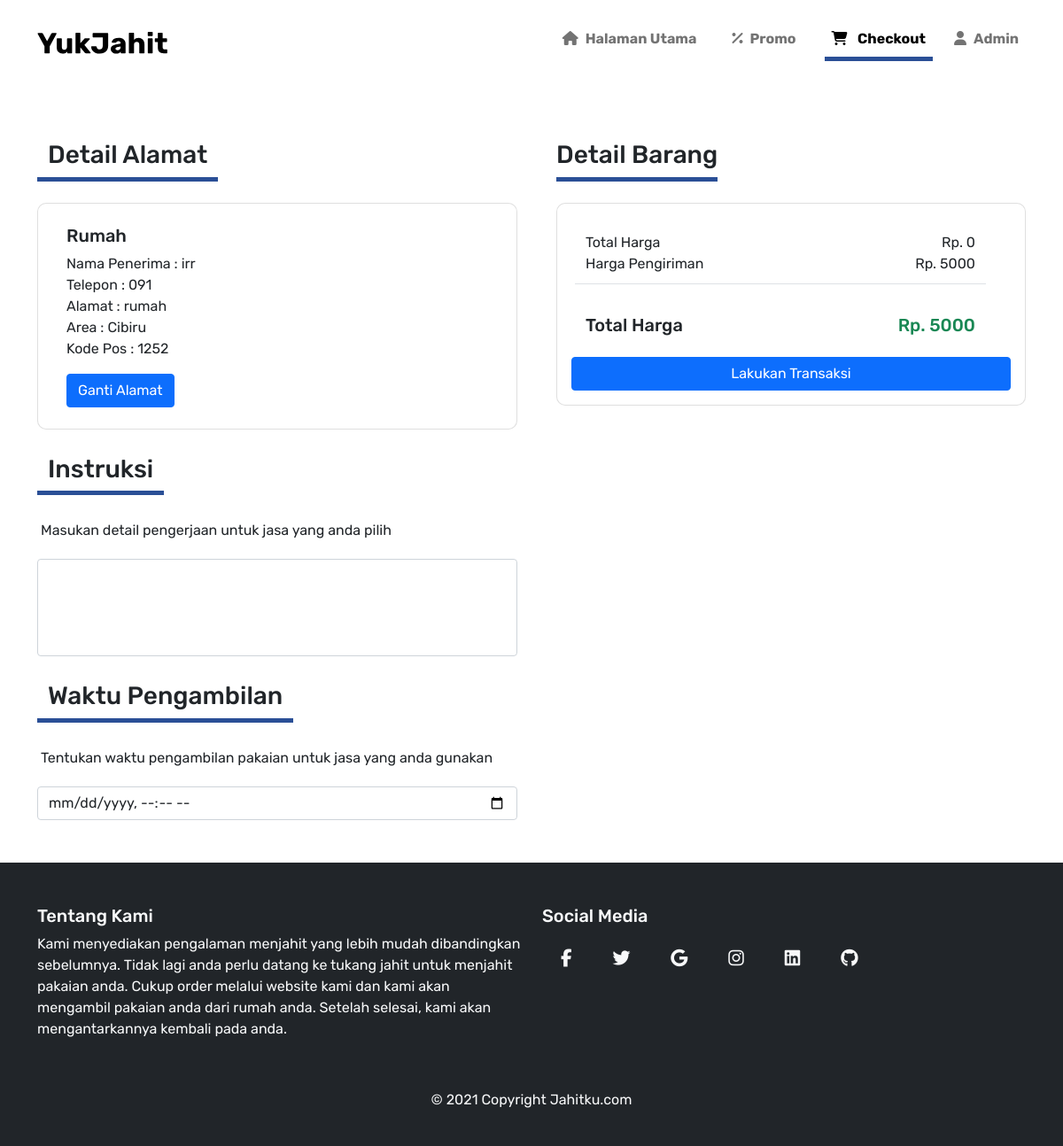
The page /checkout.php (signed in) on the database its author committed.
### tables this page shows
CREATE TABLE `users` (
  `id` int(11) NOT NULL,
  `name` varchar(60) DEFAULT NULL,
  `email` varchar(60) DEFAULT NULL,
  `password` char(80) DEFAULT NULL
);

CREATE TABLE `alamat` (
  `id_alamat` int(11) NOT NULL,
  `id_pengguna` int(11) NOT NULL,
  `label` varchar(30) NOT NULL,
  `nama_penerima` varchar(30) NOT NULL,
  `telepon` varchar(20) NOT NULL,
  `alamat` varchar(300) NOT NULL,
  `area` varchar(30) NOT NULL,
  `kodepos` varchar(10) NOT NULL
);

### checkout.php (the view, shortened to what this page needs)
<?php
include "server/connection.php";
$email = $_SESSION['email'];
$query_getprofile = mysqli_query($connect, "CALL getUserEmail('$email')");
$data_getprofile = mysqli_fetch_array($query_getprofile);
mysqli_next_result($connect);
?>
<!DOCTYPE html>
<html lang="en">
<head>
    <?php
    include "assets/components/header.php"
    ?>
    <link rel="stylesheet" href="assets/css/checkout.css">
</head>
<body>
    <?php
    include "assets/components/navbar-checkout.php"
    ?>
    <main class="mt-5">
        <div class="container">
            <div class="row">
                <div class="col me-3">
                    <div class="row ms-3 ms-md-auto">
                        <div class="heading mb-4">
                            <h3>Detail Alamat<h3>
                        </div>
                        <div class="px-3 py-2 card" style="border-radius: 10px; transition: 0.3s;">
                            <div class="card-body">
                                <p class="d-none"><?php $id_alamat = mysqli_real_escape_string($connect, $_GET['id_alamat']); ?></p>
                                <?php
                                if (empty($id_alamat)) {
                                    $query_getalamat_default = mysqli_query($connect, "CALL getAlamatID('$id')");
                                    $data_getalamat_default = mysqli_fetch_array($query_getalamat_default);
                                    $alamat_status = mysqli_num_rows($query_getalamat_default);
                                    mysqli_next_result($connect);
                                    if ($alamat_status == 0) {
                                        echo "<h5>Alamat kosong</h5>";
                                        echo "<p>Silahkan isi alamat anda pada halaman profil</p>";
                                    } else {
                                        echo "<div class=col>";
                                        echo "<h5 class=card-title>$data_getalamat_default[label]</h5>";
                                        echo "<p class=card-text>
                                        Nama Penerima : $data_getalamat_default[nama_penerima]<br>
                                        Telepon       : $data_getalamat_default[telepon]<br>
                                        Alamat        : $data_getalamat_default[alamat]<br>
                                        Area          : $data_getalamat_default[area]<br>
                                        Kode Pos      : $data_getalamat_default[kodepos]
                                        </p>";
                                        echo "<button type='button' class='btn btn-primary' data-bs-toggle='modal' data-bs-target='#changeAddress'>Ganti Alamat</button>";
                                        echo "</div>";
                                    }
                                }
                                ?>
                            </div>
                        </div>
                    </div>
                    <div class="row mt-2 ms-3 ms-md-auto">
                        <div class="heading mb-4">
                            <h3>Instruksi<h3>
                        </div>
                        <div class="p-1">
                            <p>Masukan detail pengerjaan untuk jasa yang anda pilih</p>
                        </div>
                        <textarea class="form-control" name="instruksi" form="checkout-form" id="exampleFormControlTextarea1" rows="4" style="resize: none;" required></textarea>
                    </div>
                    <div class="row mt-2 mb-5 ms-3 ms-md-auto">
                        <div class="heading mb-4">
                            <h3>Waktu Pengambilan</h3>
                        </div>
                        <div class="p-1">
                            <p>Tentukan waktu pengambilan pakaian untuk jasa yang anda gunakan</p>
                        </div>
                        <input class="form-control" type="datetime-local" form="checkout-form" id="meeting_time" name="meeting_time" required>
                    </div>
                                    <?php
                                    $id = $data_getprofile['id'];
                                    mysqli_next_result($connect);
                                    ?>
                </div>
                <div class="col ms-3 mb-5">
                    <div class="heading mb-4">
                        <h3>Detail Barang</h3>
                    </div>
                    <div class=col>
                        <div class="p-3 card" style="border-radius: 10px; transition: 0.3s;">
                            <div class="card-body">
                                <div class="row">
                                    <?php
                                    $pengiriman = 5000;
                                    mysqli_next_result($connect);
                                    $biayajasa = 0;
                                    $query_getpromo = mysqli_query($connect, "CALL getTransaksiID('$id')");
                                    $data_getpromo = mysqli_num_rows($query_getpromo);
                                    if ($data_getpromo == 0) {
                                        $diskon = $biayajasa * 5 / 100;
                                        $biayaakhir = $biayajasa - $diskon;
                                        echo "<div class='row'>";
                                        echo "<div class='col-auto me-auto'>Total Harga <p style ='color: #198754'>(5% Diskon)</p></div>";
                                        echo "<div class='col-auto'>Rp. $biayajasa<p style ='color: #198754'>- Rp. $diskon</p></div>";
                                        echo "</div>";
                                        echo "<div class='row'>";
                                        echo "<div class='col-auto me-auto'>Harga Pengiriman</div>";
                                        echo "<div class='col-auto'>Rp. $pengiriman</div>";
                                        echo "<span class='border-bottom'></span>";
                                        echo "</div>";
                                    } else {
                                        $biayaakhir = $biayajasa;
                                        $pengiriman = 5000;
                                        echo "<div class='row'>";
                                        echo "<div class='col-auto me-auto'>Total Harga</div>";
                                        echo "<div class='col-auto'>Rp. $biayaakhir</div>";
                                        echo "</div>";
                                        echo "<div class='row'>";
                                        echo "<div class='col-auto me-auto'>Harga Pengiriman</div>";
                                        echo "<div class='col-auto'>Rp. $pengiriman</div>";
                                        echo "<span class= 'border-bottom'></span>";
                                        echo "</div>";
                                    }
                                    ?>
                                    <div class="row">
                                        <div class="col-auto me-auto"><br>
                                            <h5>Total Harga</h5>
                                        </div>
                                        <div class="col-auto"><br>
                                            <h5 style="color: #198754"><?php $total = $biayaakhir + $pengiriman;
                                                                        echo "Rp. $total"; ?></h5>
                                        </div>
                                    </div>
                                </div>
                            </div>
                            <button type='submit' class='btn btn-primary' form="checkout-form">Lakukan Transaksi</button>
                        </div>
                    </div>
                </div>
            </div>
        </div>
        <?php
        include "assets/components/footer.php";
        ?>
    </main>
</body>
</html>

### assets/components/navbar-checkout.php (shortened to what this page needs)
<?php
include "server/connection.php";
$email = $_SESSION['email'];
$query = mysqli_query($connect, "SELECT name, id FROM users WHERE email='$email'");
$row = mysqli_fetch_assoc($query);
$name = $row["name"];
$id = $row['id'];
?>
<nav class="navbar navbar-expand-lg navbar-light bg-white fixed-top">
    <div class="container py-2 py-lg-3">
        <a class="navbar-brand" href="index.php">
            <img src="assets/img/logo.svg" alt="" height="25">
        </a>
        <div class="collapse navbar-collapse justify-content-end" id="navbarSupportedContent">
            <div class="py-2 py-lg-0">
                <ul class="navbar-nav">
                    <li class="nav-item me-4">
                        <a class="nav-link" aria-current="page" href="index.php">
                            <i class="fas fa-home me-2"></i>Halaman Utama
                        </a>
                    </li>
                    <li class="nav-item me-4">
                        <a class="nav-link" href="promo.php"><i class="fas fa-percentage me-2"></i>Promo</a>
                    </li>
                    <li class="nav-item">
                        <a class="nav-link active" href="checkout.php">
                            <i class="fas fa-shopping-cart me-2"></i>
                            <?php
                            $query_gettotalcart = mysqli_query($connect, "SELECT *FROM keranjang WHERE id_pengguna = $id");
                            $data_gettotalcart = mysqli_num_rows($query_gettotalcart);
                            if ($data_gettotalcart == 0) {
                                echo "Checkout";
                            } else {
                                echo "Checkout <span class='badge bg-secondary'>$data_gettotalcart</span>";
                            }
                            ?>
                        </a>
                    </li>
                    <li class="nav-item dropdown ms-lg-3">
                        <a class="nav-link" role="button" data-bs-toggle="dropdown" aria-expanded="false"><i class="fas fa-user me-2"></i><?php echo "$name" ?></a>
                    </li>
                </ul>
            </div>
        </div>
    </div>
</nav>

### assets/css/checkout.css (style rules this page uses)
.navbar { font-weight: 700; }
body { padding-top: 90px; font-family: "Rubik", sans-serif; }
.heading { border-bottom: 5px solid #2a4f96; width: fit-content; margin-top: 20px; margin-bottom: 10px; }
.nav-link { color: black; }
.nav-link.active { background-color: #ffffff !important; color: #000000 !important; border-bottom: 5px solid #2a4f96 !important; }
.border-bottom { margin-top: 10px; margin-bottom: 10px; }

### rows shown on the page
users: name "Admin"
alamat: label "Rumah", nama_penerima "irr", telepon "091", alamat "rumah", area "Cibiru", kodepos "1252"

### other values the page prints
$biayaakhir "0"
$pengiriman "5000"
$total "5000"
